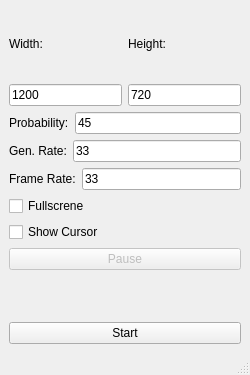
<?xml version="1.0" encoding="UTF-8"?>
<ui version="4.0">
 <class>MainWindow</class>
 <widget class="QMainWindow" name="MainWindow">
  <property name="geometry">
   <rect>
    <x>0</x>
    <y>0</y>
    <width>250</width>
    <height>375</height>
   </rect>
  </property>
  <property name="minimumSize">
   <size>
    <width>250</width>
    <height>375</height>
   </size>
  </property>
  <property name="maximumSize">
   <size>
    <width>250</width>
    <height>375</height>
   </size>
  </property>
  <property name="windowTitle">
   <string>Remote White Noise</string>
  </property>
  <property name="whatsThis">
   <string/>
  </property>
  <widget class="QWidget" name="centralwidget">
   <layout class="QVBoxLayout" name="verticalLayout_4">
    <item>
     <layout class="QGridLayout" name="gridLayout">
      <item row="6" column="0">
       <layout class="QVBoxLayout" name="controlls_layout">
        <item>
         <widget class="QPushButton" name="pause_button">
          <property name="enabled">
           <bool>false</bool>
          </property>
          <property name="text">
           <string>Pause</string>
          </property>
          <property name="checkable">
           <bool>true</bool>
          </property>
          <property name="checked">
           <bool>false</bool>
          </property>
         </widget>
        </item>
        <item alignment="Qt::AlignBottom">
         <widget class="QPushButton" name="start_button">
          <property name="text">
           <string>Start</string>
          </property>
          <property name="checkable">
           <bool>false</bool>
          </property>
          <property name="checked">
           <bool>false</bool>
          </property>
         </widget>
        </item>
       </layout>
      </item>
      <item row="3" column="0">
       <layout class="QVBoxLayout" name="gen_layout">
        <item>
         <layout class="QHBoxLayout" name="gen_slider_layout">
          <item>
           <widget class="QLabel" name="gen_label">
            <property name="toolTip">
             <string>&lt;html&gt;&lt;head/&gt;&lt;body&gt;&lt;p&gt;The rate, at which a new noise should be generated.&lt;/p&gt;&lt;p&gt;In &lt;span style=&quot; font-weight:600; font-style:italic;&quot;&gt;Generation per Millisecond&lt;/span&gt;.&lt;/p&gt;&lt;/body&gt;&lt;/html&gt;</string>
            </property>
            <property name="text">
             <string>Gen. Rate:</string>
            </property>
           </widget>
          </item>
          <item>
           <widget class="QLineEdit" name="gen_lineEdit">
            <property name="text">
             <string>33</string>
            </property>
           </widget>
          </item>
         </layout>
        </item>
       </layout>
      </item>
      <item row="5" column="0">
       <layout class="QVBoxLayout" name="settings_layout">
        <item>
         <widget class="QCheckBox" name="fullscreen_checkBox">
          <property name="text">
           <string>Fullscrene</string>
          </property>
         </widget>
        </item>
        <item>
         <widget class="QCheckBox" name="showCursor_checkBox">
          <property name="text">
           <string>Show Cursor</string>
          </property>
         </widget>
        </item>
       </layout>
      </item>
      <item row="2" column="0">
       <layout class="QVBoxLayout" name="probability_layout">
        <item>
         <layout class="QHBoxLayout" name="probability_slider_layout">
          <item>
           <widget class="QLabel" name="probability_label">
            <property name="toolTip">
             <string extracomment="the probability, that a pixel is noised (white)">&lt;html&gt;&lt;head/&gt;&lt;body&gt;&lt;p&gt;The probability, that a pixel is noised (here it's if the pixel should &lt;span style=&quot; font-weight:600;&quot;&gt;turn black&lt;/span&gt;).&lt;/p&gt;&lt;/body&gt;&lt;/html&gt;</string>
            </property>
            <property name="text">
             <string>Probability:</string>
            </property>
           </widget>
          </item>
          <item>
           <widget class="QLineEdit" name="probability_lineEdit">
            <property name="toolTip">
             <string>&lt;html&gt;&lt;head/&gt;&lt;body&gt;&lt;p&gt;From 0 to 100. The Probability is then &lt;span style=&quot; font-style:italic;&quot;&gt;p = n/100&lt;/span&gt;.&lt;/p&gt;&lt;/body&gt;&lt;/html&gt;</string>
            </property>
            <property name="text">
             <string>45</string>
            </property>
           </widget>
          </item>
         </layout>
        </item>
       </layout>
      </item>
      <item row="1" column="0">
       <layout class="QHBoxLayout" name="dimenstion_layout">
        <item>
         <layout class="QVBoxLayout" name="width_layout">
          <item>
           <widget class="QLabel" name="width_label">
            <property name="toolTip">
             <string>&lt;html&gt;&lt;head/&gt;&lt;body&gt;&lt;p&gt;Width of the Window.&lt;/p&gt;&lt;/body&gt;&lt;/html&gt;</string>
            </property>
            <property name="text">
             <string>Width:</string>
            </property>
           </widget>
          </item>
          <item>
           <widget class="QLineEdit" name="width_lineEdit">
            <property name="text">
             <string>1200</string>
            </property>
           </widget>
          </item>
         </layout>
        </item>
        <item>
         <layout class="QVBoxLayout" name="height_layout">
          <item>
           <widget class="QLabel" name="height_label">
            <property name="toolTip">
             <string>&lt;html&gt;&lt;head/&gt;&lt;body&gt;&lt;p&gt;Height of the Window.&lt;/p&gt;&lt;/body&gt;&lt;/html&gt;</string>
            </property>
            <property name="text">
             <string>Height:</string>
            </property>
           </widget>
          </item>
          <item>
           <widget class="QLineEdit" name="height_lineEdit">
            <property name="text">
             <string>720</string>
            </property>
           </widget>
          </item>
         </layout>
        </item>
       </layout>
      </item>
      <item row="4" column="0">
       <layout class="QVBoxLayout" name="frameRate_layout">
        <item>
         <layout class="QHBoxLayout" name="frameRate_slider_layout">
          <item>
           <widget class="QLabel" name="frameRate_label">
            <property name="toolTip">
             <string>&lt;html&gt;&lt;head/&gt;&lt;body&gt;&lt;p&gt;Rate at which the screen should be redrawn/ updated.&lt;/p&gt;&lt;p&gt;In &lt;span style=&quot; font-weight:600; font-style:italic;&quot;&gt;Update per Millisecond&lt;/span&gt;.&lt;/p&gt;&lt;/body&gt;&lt;/html&gt;</string>
            </property>
            <property name="text">
             <string>Frame Rate:</string>
            </property>
           </widget>
          </item>
          <item>
           <widget class="QLineEdit" name="frameRate_lineEdit">
            <property name="text">
             <string>33</string>
            </property>
           </widget>
          </item>
         </layout>
        </item>
       </layout>
      </item>
     </layout>
    </item>
   </layout>
  </widget>
  <widget class="QMenuBar" name="menubar">
   <property name="geometry">
    <rect>
     <x>0</x>
     <y>0</y>
     <width>250</width>
     <height>23</height>
    </rect>
   </property>
  </widget>
  <widget class="QStatusBar" name="statusbar"/>
 </widget>
 <resources/>
 <connections/>
</ui>
